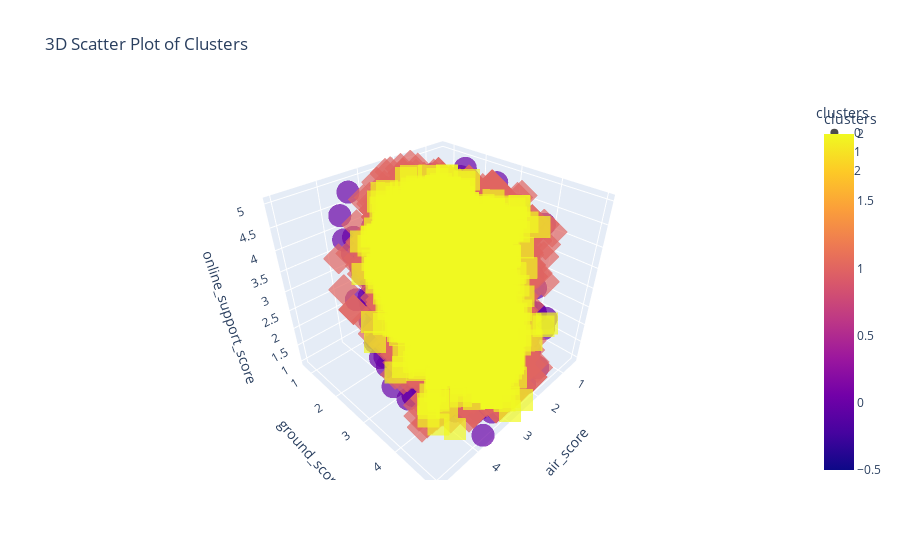

Notebook source saved alongside this figure:
### Code cell
import plotly.express as px

# Assuming df is your DataFrame with the specified columns

fig = px.scatter_3d(df, x='air_score', y='ground_score', z='online_support_score', color='clusters',
                    symbol='clusters', opacity=0.7, size_max=10,
                    title='3D Scatter Plot of Clusters', color_discrete_sequence=px.colors.qualitative.Set1)
fig.show()

### Figure 1 — Plotly figure (JSON) as saved in the notebook; plotly's stock layout.template omitted (floating-point values rounded to 4 significant figures; data arrays with more than 128 entries replaced by an {"elided": "..."} marker saying what was removed)
{"data": [{"hovertemplate": "clusters=%{marker.color}<br>air_score=%{x}<br>ground_score=%{y}<br>online_support_score=%{z}<extra></extra>", "legendgroup": "0", "marker": {"color": {"elided": "3935 int values"}, "coloraxis": "coloraxis", "opacity": 0.7, "symbol": "circle"}, "mode": "markers", "name": "0", "scene": "scene", "showlegend": true, "type": "scatter3d", "x": {"elided": "3935 float values"}, "y": {"elided": "3935 float values"}, "z": {"elided": "3935 float values"}}, {"hovertemplate": "clusters=%{marker.color}<br>air_score=%{x}<br>ground_score=%{y}<br>online_support_score=%{z}<extra></extra>", "legendgroup": "1", "marker": {"color": {"elided": "8587 int values"}, "coloraxis": "coloraxis", "opacity": 0.7, "symbol": "diamond"}, "mode": "markers", "name": "1", "scene": "scene", "showlegend": true, "type": "scatter3d", "x": {"elided": "8587 float values"}, "y": {"elided": "8587 float values"}, "z": {"elided": "8587 float values"}}, {"hovertemplate": "clusters=%{marker.color}<br>air_score=%{x}<br>ground_score=%{y}<br>online_support_score=%{z}<extra></extra>", "legendgroup": "2", "marker": {"color": {"elided": "2600 int values"}, "coloraxis": "coloraxis", "opacity": 0.7, "symbol": "square"}, "mode": "markers", "name": "2", "scene": "scene", "showlegend": true, "type": "scatter3d", "x": {"elided": "2600 float values"}, "y": {"elided": "2600 float values"}, "z": {"elided": "2600 float values"}}], "layout": {"coloraxis": {"colorbar": {"title": {"text": "clusters"}}, "colorscale": [[0, "#0d0887"], [0.1111, "#46039f"], [0.2222, "#7201a8"], [0.3333, "#9c179e"], [0.4444, "#bd3786"], [0.5556, "#d8576b"], [0.6667, "#ed7953"], [0.7778, "#fb9f3a"], [0.8889, "#fdca26"], [1, "#f0f921"]]}, "legend": {"title": {"text": "clusters"}, "tracegroupgap": 0}, "scene": {"domain": {"x": [0, 1], "y": [0, 1]}, "xaxis": {"title": {"text": "air_score"}}, "yaxis": {"title": {"text": "ground_score"}}, "zaxis": {"title": {"text": "online_support_score"}}}, "title": {"text": "3D Scatter Plot of Clusters"}}}
